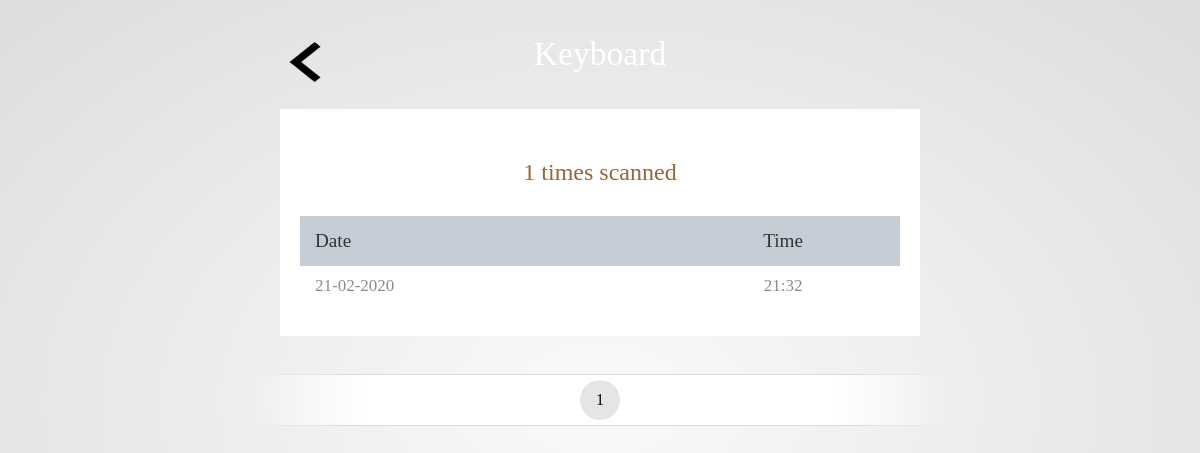
Before: /student/5/ with the older database file.
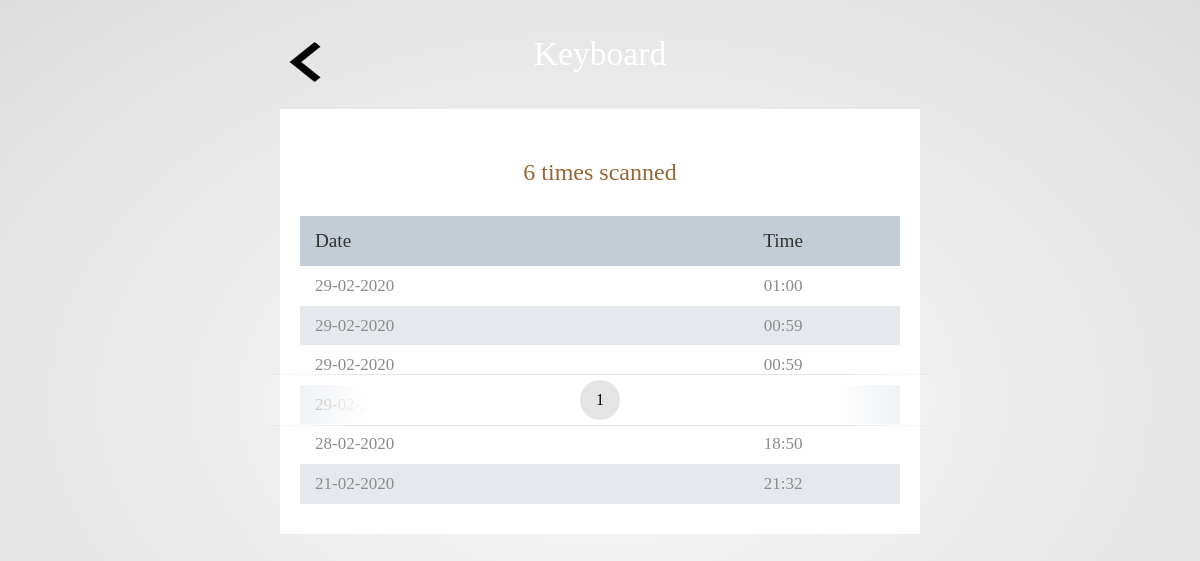
After: the same page with the newer database file.
### app/models.py (models this page shows, shortened)
class Student(models.Model):
    name = models.CharField(verbose_name='ім\'я', max_length=250)
    group = models.ForeignKey(Group, verbose_name='група', on_delete=models.CASCADE)
    number_scan = models.IntegerField(verbose_name='кількість сканувань',max_length=100, null=True, blank=True)
    def __str__(self):
        return self.name
    class Meta:
        ordering = ('-name',)
        verbose_name = 'Студент'
        verbose_name_plural = 'Студенти'

class TagReader(models.Model):
    student = models.ForeignKey(Student, verbose_name='Студент',related_name = 'tags',  on_delete= models.CASCADE)
    tag = models.CharField(verbose_name='Мітка', max_length=120)
    scanned = models.DateTimeField(verbose_name='Проскановано', auto_now_add=True)
    class Meta:
        ordering = ('-scanned',)
        verbose_name = 'Мітка відсканована'
        verbose_name_plural = 'Відскановані мітки'

### app/views.py (the view)
# urls.py: path('student/<pk>/', student_detail, name='student_detail' ),
def student_detail(request, pk):
    scans_object = TagReader.objects.filter(student=pk)
    name = Student.objects.get(pk=pk)
    paginator = Paginator(scans_object, 15)
    page = request.GET.get('page')
    try:
        scans = paginator.page(page)
    except PageNotAnInteger:
        scans = paginator.page(1)
    except EmptyPage:
        scans = paginator.page(paginator.num_pages)
    context = {'scans':scans,
               'name':name,
               'page':page}
    return render(request, 'student.html', context)

### templates/student.html (shortened to what this page needs)
<!DOCTYPE html>
<html lang="en">
  <head>
    <link href="/static/fontawesome/css/all.min.css" rel="stylesheet" />
    <link href="/static/css/tooplate-chilling-cafe.css" rel="stylesheet" />
  </head>
  <body>
    <div class="tm-container">
      <div class="tm-text-white tm-page-header-container">
  <div id="tm-intro-img">
      <a href="{%url 'index'%}">
          <img class="back-arrow" src="/media/arrow.png" alt="">
</a>
        </div>
        <h1 class="tm-page-header">{{name}}</h1>
      </div>
      <div class="tm-main-content">
        <section class="tm-section">
          <h2 class="tm-section-header ">{{name.number_scan}} times scanned</h2>
          <div class="tm-responsive-table">
            <table>
              <tr class="tm-tr-header">
                <th class="tm-text-left">Date</th>
                <th>Time</th>
              </tr>
              {%for scan in scans %}
              <tr>
                <td class="tm-text-left">{{scan.scanned|date:"d-m-Y "}}</td>
                <td>{{scan.scanned|date:"H:i"}}</td>
              </tr>
              {%endfor%}
            </table>
          </div>
        </section>
          {% include "pagination2.html" with page=scans %}
  </body>
</html>

### templates/pagination2.html (shortened to what this page needs)
<!DOCTYPE html>
<html>
<head>
    <link rel="stylesheet" href="https://cdnjs.cloudflare.com/ajax/libs/normalize/5.0.0/normalize.min.css">
    <link rel="stylesheet" href="/static/css/style.css">
</head>
<body>
<div class="pagination__wrapper">
    <ul class="pagination">
        <li>
            <button class="active" title="current page - {{page.number}}">{{ page.number }}</button>
        </li>
    </ul>
</div>
</body>
</html>

### static/css/tooplate-chilling-cafe.css (style rules this page uses)
body { background-color: #3a4a58; color: #8c8c8c; font-family: "Open Sans", Arial, Helvetica, sans-serif; font-size: 17px; font-weight: 400; padding: 15px; margin: 0; }
.tm-container { max-width: 640px; margin-left: auto; margin-right: auto; }
.tm-main-content { background-color: #ffffff; }
#tm-intro-img { background-position: center; background-size: cover; position: relative; }
.back-arrow { position: absolute; width: 50px; height: 40px; top: 27px; left: 0; }
.tm-text-white { color: white; }
.tm-page-header-container { text-align: center; }
.tm-page-header { display: inline-block; vertical-align: baseline; margin-top: 20px; margin-bottom: 35px; font-size: 2.1rem; font-weight: 400; }
.tm-section-header { color: #996633; text-align: center; font-weight: 400; font-size: 1.5rem; margin-top: 30px; margin-bottom: 30px; }
table { width: 100%; border-spacing: 0; }
td { text-align: center; padding: 10px 15px; }
.tm-text-left { text-align: left; }
th { color: #333333; font-weight: 400; font-size: 1.2rem; padding-left: 15px; padding-right: 15px; }
tr:nth-child(odd) { background-color: #e5e8ed; }
tr.tm-tr-header { background-color: #c4cdd6; height: 50px; }
.tm-section { padding-top: 20px; padding-left: 20px; padding-right: 20px; padding-bottom: 30px; }
img { max-width: 100%; }
a { transition: all 0.3s ease; }

Changed rows visible on the page:
changed Student "Keyboard": number_scan "1" → "6"
added TagReader: scanned "29-02-2020", scanned "01:00"
added TagReader: scanned "29-02-2020", scanned "00:59"
added TagReader: scanned "29-02-2020", scanned "00:59"
added TagReader: scanned "29-02-2020"
added TagReader: scanned "28-02-2020", scanned "18:50"
